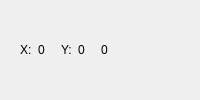
        <widget class="QWidget" name="widget" native="true">
         <property name="minimumSize">
          <size>
           <width>0</width>
           <height>20</height>
          </size>
         </property>
         <layout class="QHBoxLayout" name="horizontalLayout_27">
          <property name="leftMargin">
           <number>0</number>
          </property>
          <property name="topMargin">
           <number>0</number>
          </property>
          <property name="rightMargin">
           <number>0</number>
          </property>
          <property name="bottomMargin">
           <number>0</number>
          </property>
          <item>
           <spacer name="horizontalSpacer_14">
            <property name="orientation">
             <enum>Qt::Horizontal</enum>
            </property>
            <property name="sizeType">
             <enum>QSizePolicy::Maximum</enum>
            </property>
            <property name="sizeHint" stdset="0">
             <size>
              <width>20</width>
              <height>20</height>
             </size>
            </property>
           </spacer>
          </item>
          <item>
           <widget class="QLabel" name="label_X_2">
            <property name="text">
             <string>X:</string>
            </property>
           </widget>
          </item>
          <item>
           <widget class="QLabel" name="label_X_Value">
            <property name="text">
             <string>0</string>
            </property>
           </widget>
          </item>
          <item>
           <spacer name="horizontalSpacer_3">
            <property name="orientation">
             <enum>Qt::Horizontal</enum>
            </property>
            <property name="sizeType">
             <enum>QSizePolicy::Maximum</enum>
            </property>
            <property name="sizeHint" stdset="0">
             <size>
              <width>10</width>
              <height>20</height>
             </size>
            </property>
           </spacer>
          </item>
          <item>
           <widget class="QLabel" name="label_X">
            <property name="text">
             <string>Y:</string>
            </property>
           </widget>
          </item>
          <item>
           <widget class="QLabel" name="label_Y_Value">
            <property name="text">
             <string>0</string>
            </property>
           </widget>
          </item>
          <item>
           <spacer name="horizontalSpacer_15">
            <property name="orientation">
             <enum>Qt::Horizontal</enum>
            </property>
            <property name="sizeType">
             <enum>QSizePolicy::Maximum</enum>
            </property>
            <property name="sizeHint" stdset="0">
             <size>
              <width>10</width>
              <height>20</height>
             </size>
            </property>
           </spacer>
          </item>
          <item>
           <widget class="QLabel" name="label_intensity">
            <property name="text">
             <string>0</string>
            </property>
           </widget>
          </item>
          <item>
           <spacer name="horizontalSpacer_2">
            <property name="orientation">
             <enum>Qt::Horizontal</enum>
            </property>
            <property name="sizeHint" stdset="0">
             <size>
              <width>40</width>
              <height>20</height>
             </size>
            </property>
           </spacer>
          </item>
         </layout>
        </widget>
